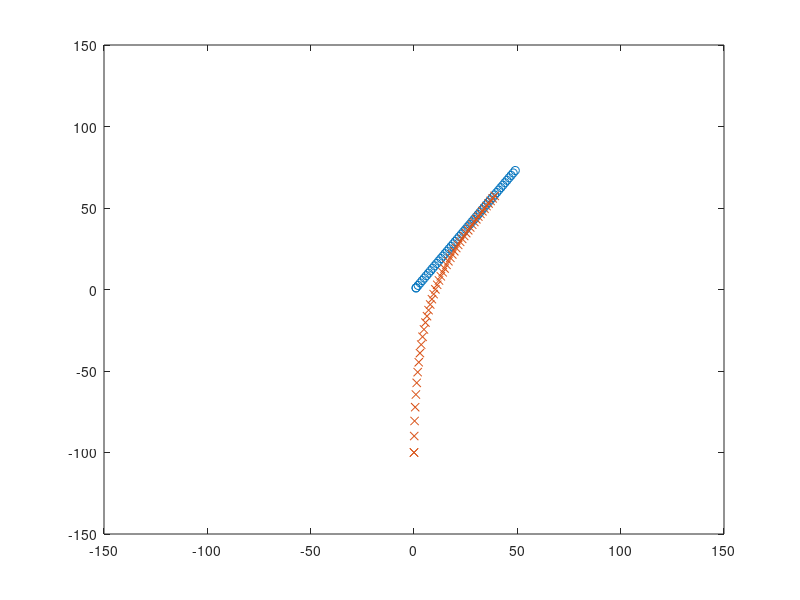

Write the MATLAB code that produced this figure.
clear

t=1:50;
% zeb_y=[1:1:100]*1;
% zeb_x=1:1:100;
% plot(zeb_x,zeb_y)

lion_start=[0,-100];
zeb_start=[1,1];

lion_gain=0.1;
zeb_gain=.01;
T=1;
ref=0;
damp=0;
dt=1/60;
counter=0;
movement=1;

lion_x(1:2)=lion_start(1);
lion_y(1:2)=lion_start(2);
zeb_x(1:2)=zeb_start(1);
zeb_y(1:2)=zeb_start(2);
for i=3:length(t)
   zeb_x(i)=zeb_x(i-1)+1;
   zeb_y(i)=zeb_y(i-1)+1.5;
   
   lion_x(i)=lion_x(i-1)+(lion_gain*(zeb_x(i-T)-lion_x(i-T)))-lion_x(i-1)*damp;
   lion_y(i)=lion_y(i-1)+(lion_gain*(zeb_y(i-T)-lion_y(i-T)))-lion_y(i-1)*damp;
   

%    zeb_x(i)=zeb_x(i-1)+zeb_gain*(lion_x(i-T)+zeb_x(i-T))-zeb_x(i-1)*damp;
%    zeb_y(i)=zeb_y(i-1)+zeb_gain*(lion_y(i-T)+zeb_y(i-T))-zeb_y(i-1)*damp;

xx(i)=zeb_x(i)-lion_x(i)
yy(i)=zeb_y(i)-lion_y(i)
overall_dist(i)=sqrt(xx(i)^2+yy(i)^2)

  
figure(1); plot(zeb_x,zeb_y,'o',lion_x,lion_y,'x')
xlim([-150 150])
ylim([-150 150])
end

    